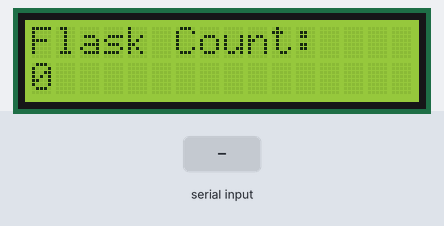
The sketch below on a simulated Arduino Uno, built with avr-gcc and run on an emulated ATmega328P. On the bench: 16×2 character LCD. The inputs (shaded band) are chosen by the test bench. What the sketch prints to the serial monitor is not drawn.

Above: at 1.2 s.
1.3 s: "txt" received over Serial
At 3.0 s:
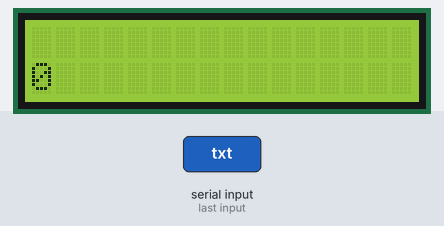
3.8 s: "icr" received over Serial
At 5.9 s:
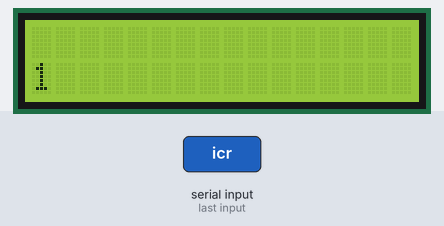
6.3 s: "dcr" received over Serial
At 7.8 s:
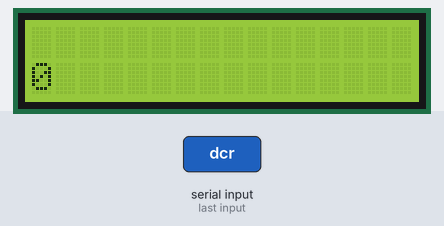
Timing chart, 0 to 9.3 s (numbered marks = the images above; inputs shaded):
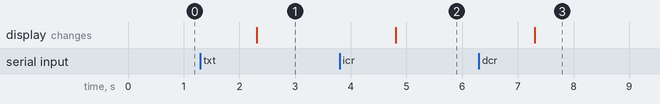

The sketch:

code.ino
```cpp
#include <LiquidCrystal.h>
LiquidCrystal lcd(12, 11, 5, 4, 3, 2);

int DELAY_TIME = 150;
int COUNT = 0;
String TEXT;
bool SLIDE = false;

void print(String text)
{
    lcd.setCursor(0, 0);
    if (text.length() > 16)
    {
        text = text.substring(0, 16);
    }
    lcd.print(text);
}

void set_count(int time)
{
    lcd.setCursor(0, 1);
    lcd.print(time);
}

/*

Features that program needs to have
1) Increase the counter, by 1, or decrease by 1
2) Set the counter to a particular number
3) Chage the text
4) Be able make the text slide

For 1) commands = icr, or dcr
For 2) cnt NUMBER
For 3) txt TEXT
For 4) sld on to turn on sliding, and sld off to turn off sliding.

*/

void handle_commands(String command)
{

    String type = command.substring(0, 3);
    if (type == "icr")
    {
        //Code to increment
        Serial.println("Incrementing the counter!");
        COUNT++;
    }

    else if (type == "dcr")
    {
        //Code to decrement
        Serial.println("Decrementing the counter!");
        COUNT--;
    }

    else if (type == "cnt")
    {
        //Changing the count!
        String sub = command.substring(4);
        COUNT = sub.toInt();
        Serial.println("Changing the count!");
    }

    else if (type == "txt")
    {
        //Changing the text
        String text = command.substring(4);
        for (int i = 0; i < 16 - text.length(); i++)
            text = text + " ";
        Serial.println("Changing the text");
        TEXT = text;
        lcd.clear();
    }
    else if (type == "sld")
    {
        //Changing the text
        String text = command.substring(4);
        if (text == "on")
        {
            Serial.println("Turning the sliding text on");
            SLIDE = true;
        }
        else if (text == "off")
        {
            Serial.println("Turning the slliding text off");
            SLIDE = false;
        }
    }
    else if (type == "sdi")
    {
        //Changing the text
        Serial.println("Increasing sliding speed");
        DELAY_TIME -= 20;
    }
    else if (type == "sdd")
    {
        //Changing the text
        Serial.println("Decreasing sliding speed");
        DELAY_TIME += 20;
    }
}

void left_shift_string(String &text)
{
    // Utility function for the shift functionality
    char start = text[0];
    for (int i = 1; i < text.length(); i++)
    {
        text[i - 1] = text[i];
    }
    text[text.length() - 1] = start;
}

void handle_serial_comm()
{
    if (Serial.available())
    {
        String command = Serial.readString();
        handle_commands(command);
    }
}

void setup()
{
    lcd.begin(16, 2);
    handle_commands("txt Flask Count: ");
    Serial.begin(9600);
}

void loop()
{
    handle_serial_comm();
    if (SLIDE)
    {
        for (int i = 0; i < TEXT.length(); i++)
        {
            handle_serial_comm();
            print(TEXT);
            left_shift_string(TEXT);
            delay(DELAY_TIME);
        }
    }
    else
        print(TEXT);
    set_count(COUNT);
}
```

Measured:
- after the input at 1.3 s, the display: changes after 1.0 s (image 1)
- after the input at 3.8 s, the display: changes after 1.0 s (image 2)
- after the input at 6.3 s, the display: changes after 1.0 s (image 3)
